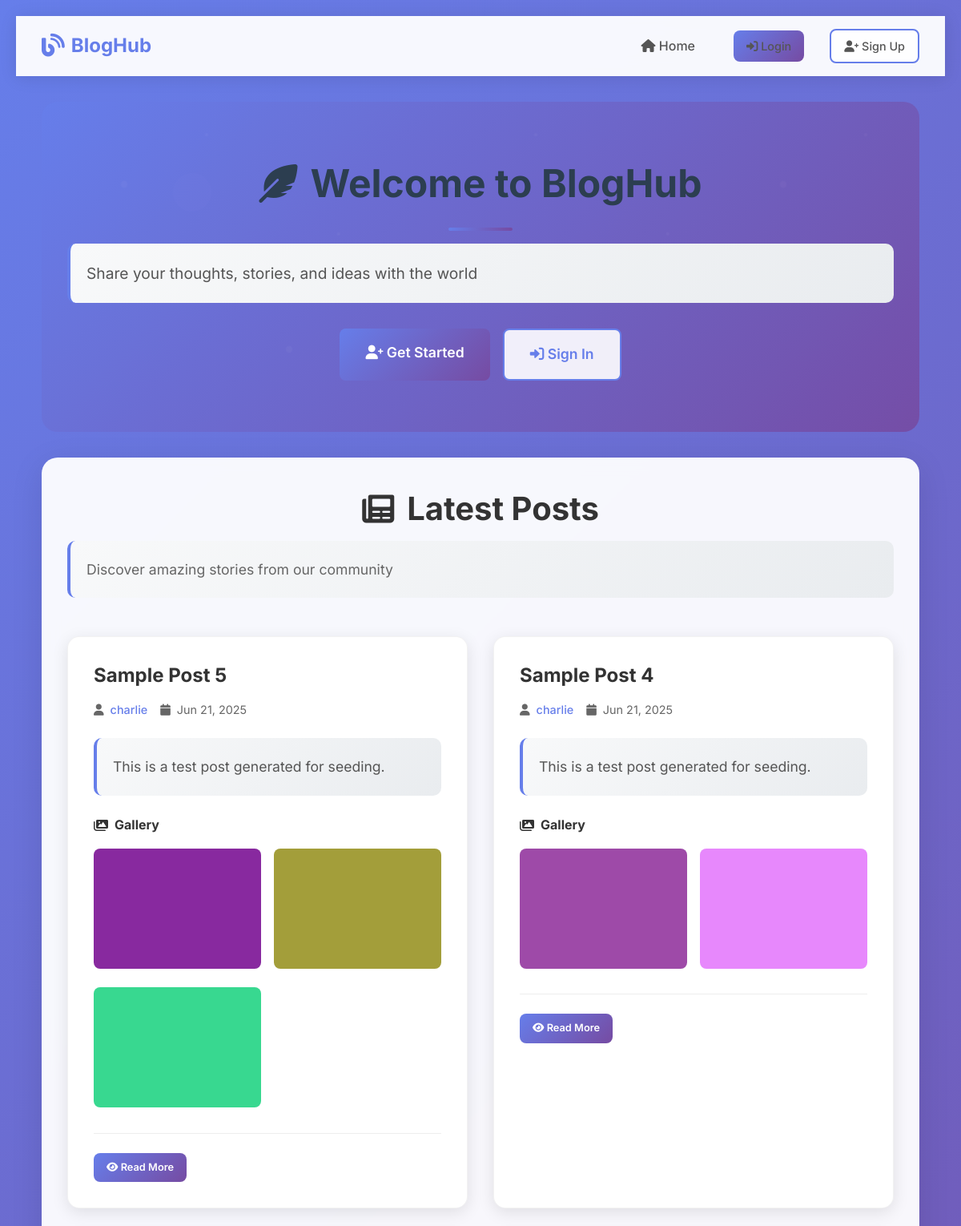
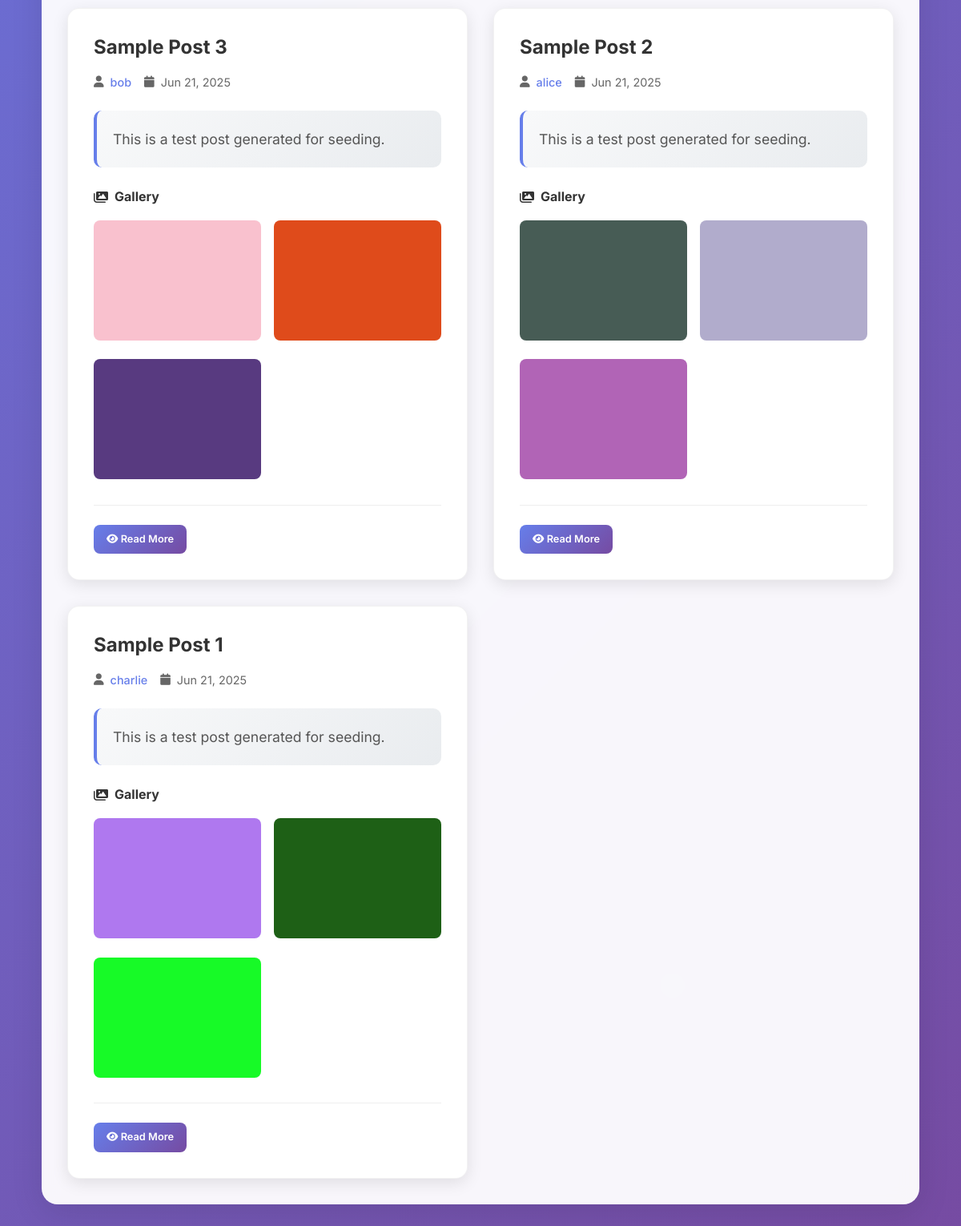
The page / on the database its author committed (2 pictures, top to bottom).
### blog/models.py (models this page shows, shortened)
class Post(models.Model):
    title = models.CharField(max_length=100)
    content = models.TextField()
    created_at = models.DateTimeField(auto_now_add=True)
    author = models.ForeignKey(User, on_delete=models.CASCADE, null=True)

class PostImage(models.Model):
    post = models.ForeignKey(Post, related_name='images', on_delete=models.CASCADE)
    image = models.ImageField(upload_to='post_images/')
    caption = models.CharField(max_length=200, blank=True)
    uploaded_at = models.DateTimeField(auto_now_add=True)

### blog/views.py (the view)
# urls.py: path('', views.home, name='home'),
def home(request):
    posts = Post.objects.select_related('author').prefetch_related('images', 'files').order_by('-created_at')
    return render(request, 'blog/home.html', {'posts': posts})

### blog/templates/blog/home.html (shortened to what this page needs)
{% extends 'blog/base.html' %}
{% load static %}
{% block content %}
<div class="hero-section">
    <div class="hero-content">
        <h1 class="hero-title">
            <i class="fas fa-feather-alt"></i>
            Welcome to BlogHub
        </h1>
        <p class="hero-subtitle">Share your thoughts, stories, and ideas with the world</p>
        {% if user.is_authenticated %}
            <a href="{% url 'create_post' %}" class="btn btn-primary hero-btn">
                <i class="fas fa-plus"></i> Create Your First Post
            </a>
        {% else %}
            <div class="hero-buttons">
                <a href="{% url 'custom_signup' %}" class="btn btn-primary hero-btn">
                    <i class="fas fa-user-plus"></i> Get Started
                </a>
                <a href="{% url 'custom_login' %}" class="btn btn-secondary hero-btn">
                    <i class="fas fa-sign-in-alt"></i> Sign In
                </a>
            </div>
        {% endif %}
    </div>
</div>
<div class="container">
    <div class="section-header">
        <h2><i class="fas fa-newspaper"></i> Latest Posts</h2>
        <p>Discover amazing stories from our community</p>
    </div>
    {% if posts %}
        <div class="posts-grid">
            {% for post in posts %}
                <article class="post-card">
                    <div class="post-header">
                        <h3 class="post-title">
                            <a href="{% url 'post_detail' post.id %}" class="post-title-link">
                                {{ post.title }}
                            </a>
                        </h3>
                        <div class="post-meta">
                            <span class="author">
                                <i class="fas fa-user"></i>
                                <a href="{% url 'public_profile' post.author.username %}" class="author-link">
                                    {{ post.author.username }}
                                </a>
                            </span>
                            <span class="date">
                                <i class="fas fa-calendar"></i>
                                {{ post.created_at|date:"M d, Y" }}
                            </span>
                        </div>
                    </div>
                    <div class="post-content">
                        <p>{{ post.content|truncatewords:30 }}</p>
                    </div>
                    {% if post.images.all %}
                        <div class="post-images">
                            <h4><i class="fas fa-images"></i> Gallery</h4>
                            <div class="image-gallery">
                                {% for image in post.images.all %}
                                    <div class="image-item">
                                        <img src="{{ image.image.url }}" alt="Post Image" loading="lazy">
                                    </div>
                                {% endfor %}
                            </div>
                        </div>
                    {% endif %}
                    <div class="post-actions">
                        <a href="{% url 'post_detail' post.id %}" class="btn btn-primary btn-sm">
                            <i class="fas fa-eye"></i> Read More
                        </a>
                    </div>
                </article>
            {% endfor %}
        </div>
    {% endif %}
</div>
{% endblock %}

### blog/templates/blog/base.html (shortened to what this page needs)
{% load static %}
<!DOCTYPE html>
<html lang="en">
<head>
    <link rel="stylesheet" href="{% static 'home.css' %}">
    <link rel="stylesheet" href="https://cdnjs.cloudflare.com/ajax/libs/font-awesome/6.0.0/css/all.min.css">
</head>
<body>
    <nav class="navbar">
        <div class="nav-container">
            <a href="{% url 'home' %}" class="nav-brand">
                <i class="fas fa-blog"></i>
                BlogHub
            </a>
            <div class="nav-links">
                <a href="{% url 'home' %}">
                    <i class="fas fa-home"></i> Home
                </a>
                {% if user.is_authenticated %}
                    <div class="user-dropdown">
                        <div class="user-info">
                            <i class="fas fa-user"></i>
                            {{ user.username }}
                            <i class="fas fa-chevron-down"></i>
                        </div>
                        <div class="user-dropdown-content">
                            <a href="{% url 'profile_detail' %}">
                                <i class="fas fa-user"></i> My Profile
                            </a>
                            <a href="{% url 'edit_profile_extended' %}">
                                <i class="fas fa-edit"></i> Edit Profile
                            </a>
                            <a href="{% url 'dashboard' %}">
                                <i class="fas fa-tachometer-alt"></i> Dashboard
                            </a>
                            <a href="{% url 'edit_profile' %}">
                                <i class="fas fa-cog"></i> Settings
                            </a>
                            <a href="{% url 'custom_logout' %}">
                                <i class="fas fa-sign-out-alt"></i> Logout
                            </a>
                        </div>
                    </div>
                    <a href="{% url 'create_post' %}" class="btn btn-primary">
                        <i class="fas fa-plus"></i> New Post
                    </a>
                {% else %}
                    <a href="{% url 'custom_login' %}" class="btn btn-primary">
                        <i class="fas fa-sign-in-alt"></i> Login
                    </a>
                    <a href="{% url 'custom_signup' %}" class="btn btn-secondary">
                        <i class="fas fa-user-plus"></i> Sign Up
                    </a>
                {% endif %}
            </div>
        </div>
    </nav>
    <div class="main-content">
        {% block content %}
        {% endblock %}
    </div>
</body>
</html>

### blog/static/home.css (style rules this page uses)
* { margin: 0; padding: 0; box-sizing: border-box; }
body { font-family: 'Georgia', 'Times New Roman', serif; line-height: 1.6; color: #333; background: linear-gradient(135deg, #667eea 0%, #764ba2 100%); min-height: 100vh; padding: 20px; }
.container { max-width: 100%; margin: 0 auto; background: rgba(214, 214, 214, 0.95); backdrop-filter: blur(10px); border-radius: 20px; box-shadow: 0 20px 40px rgba(0, 0, 0, 0.1); overflow: hidden; animation: fadeInUp 0.8s ease-out; padding: 40px; }
h1 { font-size: 3rem; font-weight: 300; color: #2c3e50; text-align: center; margin-bottom: 40px; position: relative; padding-bottom: 20px; }
h1::after { content: ''; position: absolute; bottom: 0; left: 50%; transform: translateX(-50%); width: 80px; height: 4px; background: linear-gradient(90deg, #667eea, #764ba2); border-radius: 2px; }
h2 { font-size: 2rem; color: #2c3e50; margin-bottom: 15px; margin-top: 30px; transition: color 0.3s ease; cursor: pointer; }
h2:first-of-type { margin-top: 0; }
p { font-size: 1.1rem; color: #555; line-height: 1.8; text-align: justify; margin-bottom: 20px; padding: 20px; background: linear-gradient(135deg, #f8f9fa 0%, #e9ecef 100%); border-radius: 10px; border-left: 4px solid #667eea; transition: all 0.3s ease; }
h2, p { opacity: 0; transform: translateY(20px); animation: slideInUp 0.6s ease forwards; }
h2:nth-of-type(1) { animation-delay: 0.1s; }
p:nth-of-type(1) { animation-delay: 0.2s; }
body::before { content: ''; position: fixed; top: 0; left: 0; width: 100%; height: 100%; animation: float 20s infinite linear; pointer-events: none; z-index: -1; }

### blog/templates/blog/base.html (style rules this page uses)
* { margin: 0; padding: 0; box-sizing: border-box; }
body { font-family: 'Inter', sans-serif; line-height: 1.6; color: #333; background: linear-gradient(135deg, #667eea 0%, #764ba2 100%); min-height: 100vh; }
.navbar { background: rgba(255, 255, 255, 0.95); backdrop-filter: blur(10px); padding: 1rem 2rem; box-shadow: 0 2px 20px rgba(0, 0, 0, 0.1); position: sticky; top: 0; z-index: 1000; }
.nav-container { max-width: 1200px; margin: 0 auto; display: flex; justify-content: space-between; align-items: center; }
.nav-brand { font-size: 1.5rem; font-weight: 700; color: #667eea; text-decoration: none; display: flex; align-items: center; gap: 0.5rem; }
.nav-brand i { font-size: 1.8rem; }
.nav-links { display: flex; gap: 2rem; align-items: center; }
.nav-links a { text-decoration: none; color: #555; font-weight: 500; transition: color 0.3s ease; padding: 0.5rem 1rem; border-radius: 8px; transition: all 0.3s ease; }
.btn { padding: 0.75rem 1.5rem; border: none; border-radius: 8px; font-weight: 600; text-decoration: none; display: inline-block; transition: all 0.3s ease; cursor: pointer; font-size: 0.9rem; }
.btn-primary { background: linear-gradient(135deg, #667eea 0%, #764ba2 100%); color: white; }
.btn-secondary { background: rgba(255, 255, 255, 0.9); color: #667eea; border: 2px solid #667eea; }
.main-content { max-width: 1200px; margin: 2rem auto; padding: 0 2rem; }
.container { background: rgba(255, 255, 255, 0.95); backdrop-filter: blur(10px); border-radius: 20px; padding: 2rem; box-shadow: 0 10px 40px rgba(0, 0, 0, 0.1); margin-bottom: 2rem; }

### rows shown on the page
Post: title "Sample Post 5", author.username "charlie", created_at "Jun 21, 2025", content "This is a test post generated for seeding."
PostImage: image (picture)
PostImage: image (picture)
PostImage: image (picture)
Post: title "Sample Post 4", author.username "charlie", created_at "Jun 21, 2025", content "This is a test post generated for seeding."
PostImage: image (picture)
PostImage: image (picture)
Post: title "Sample Post 3", author.username "bob", created_at "Jun 21, 2025", content "This is a test post generated for seeding."
PostImage: image (picture)
PostImage: image (picture)
PostImage: image (picture)
Post: title "Sample Post 2", author.username "alice", created_at "Jun 21, 2025", content "This is a test post generated for seeding."
PostImage: image (picture)
PostImage: image (picture)
PostImage: image (picture)
Post: title "Sample Post 1", author.username "charlie", created_at "Jun 21, 2025", content "This is a test post generated for seeding."
PostImage: image (picture)
PostImage: image (picture)
PostImage: image (picture)
